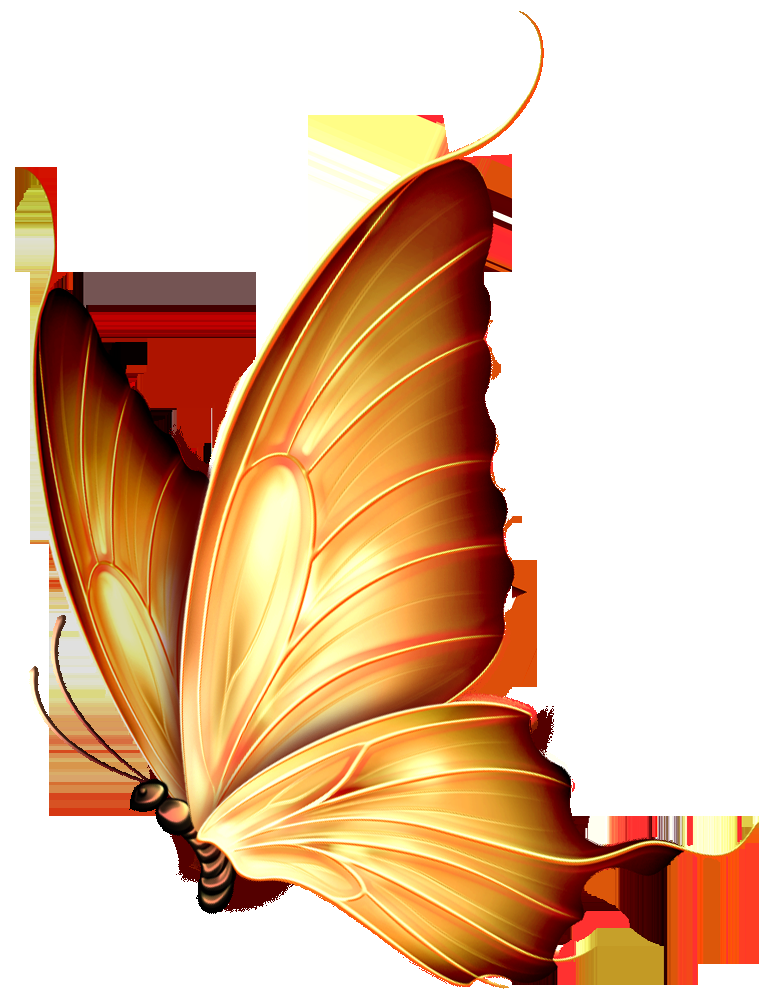
#> input picture photo.png, 782 x 1000 px
$ python harris.py   (older library calls are emulated)
#> lines starting #> are read from the running program, lines starting #| are printed output that depends on the picture; after the words box and inside, x2 and y2 are one past the last pixel; in counts of white or black regions, pixels touching at a corner belong together
import cv2
import numpy as np

def manual_harris(img_path,k=0.04,thresh=1e-5):
#> called with img_path = 'photo.png', k = 0.04, thresh = 1e-05
    img=cv2.imread(img_path)
#> img is the input picture: shape (1000, 782, 3); mean B, G, R 163.6, 192.4, 226.9
    gray=cv2.cvtColor(img,cv2.COLOR_BGR2GRAY)
    gray=np.float32(gray)

    Ix=cv2.Sobel(gray,cv2.CV_64F,1,0)
    Iy=cv2.Sobel(gray,cv2.CV_64F,0,1)
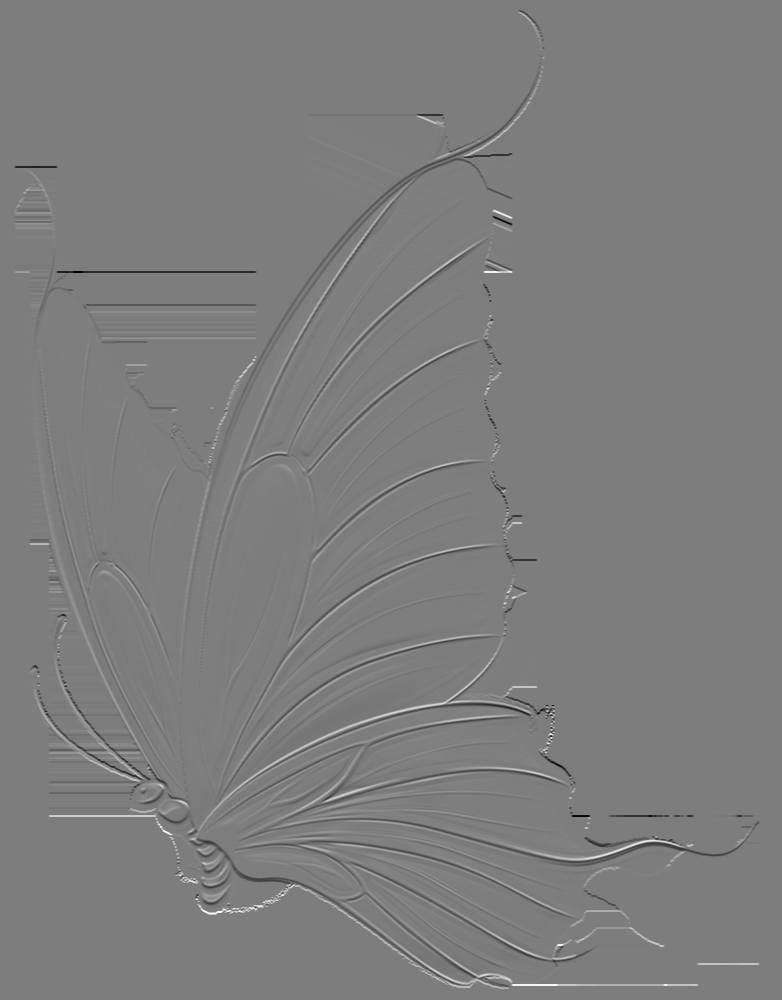
#> Iy: shape (1000, 782) float64; min -995, max 1020, mean 0; drawn with min black and max white

    Ixx=Ix*Iy
    Iyy=Iy*Iy
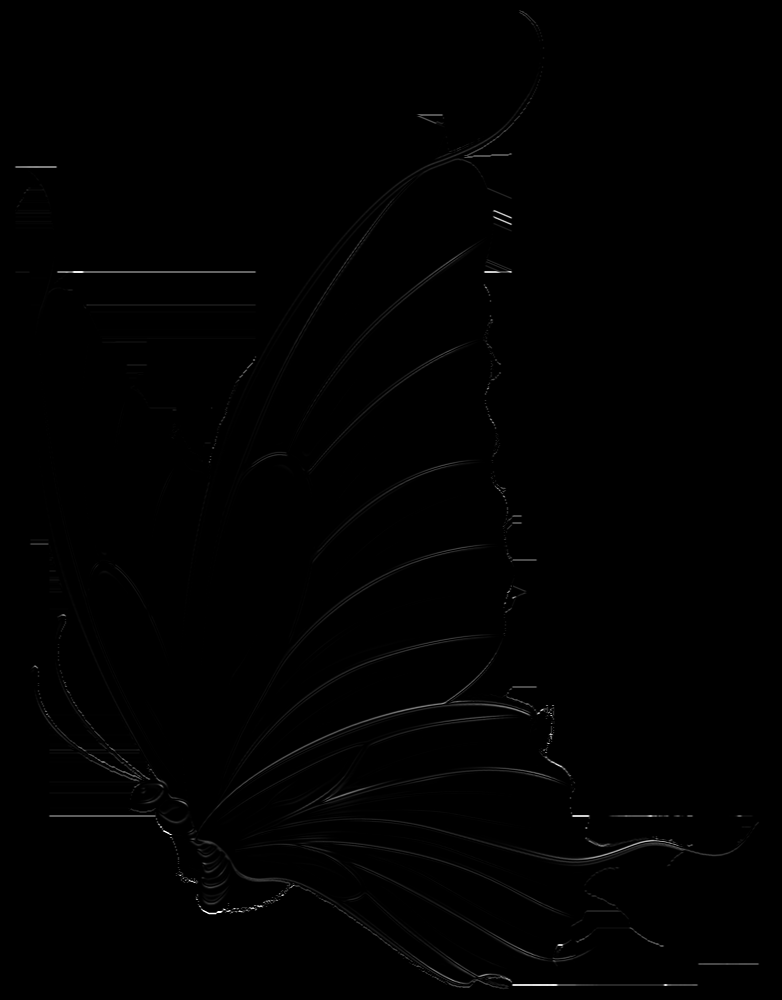
#> Iyy: shape (1000, 782) float64; min 0, max 1040400, mean 4856.2; drawn with min black and max white
    Ixy=Ix*Iy

    detM=Ixx*Iyy-Ixy**2
    traceM=Ixx+Iyy
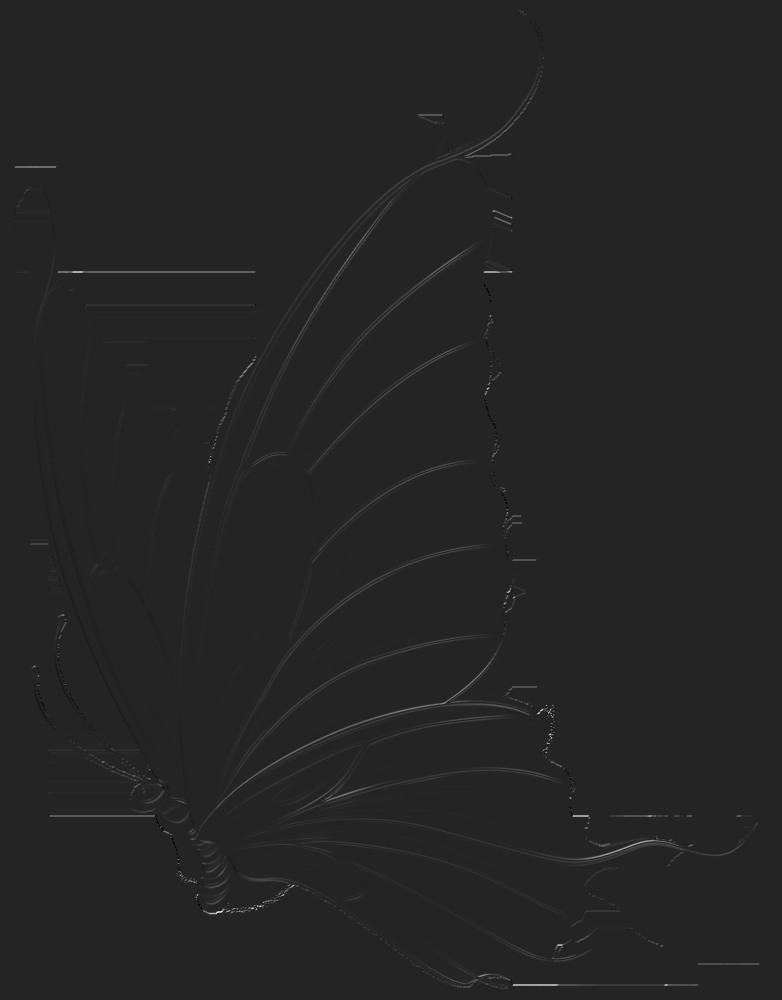
#> traceM: shape (1000, 782) float64; min -260100, max 1560600, mean 5247.2; drawn with min black and max white
    R=detM-k*(traceM**2)
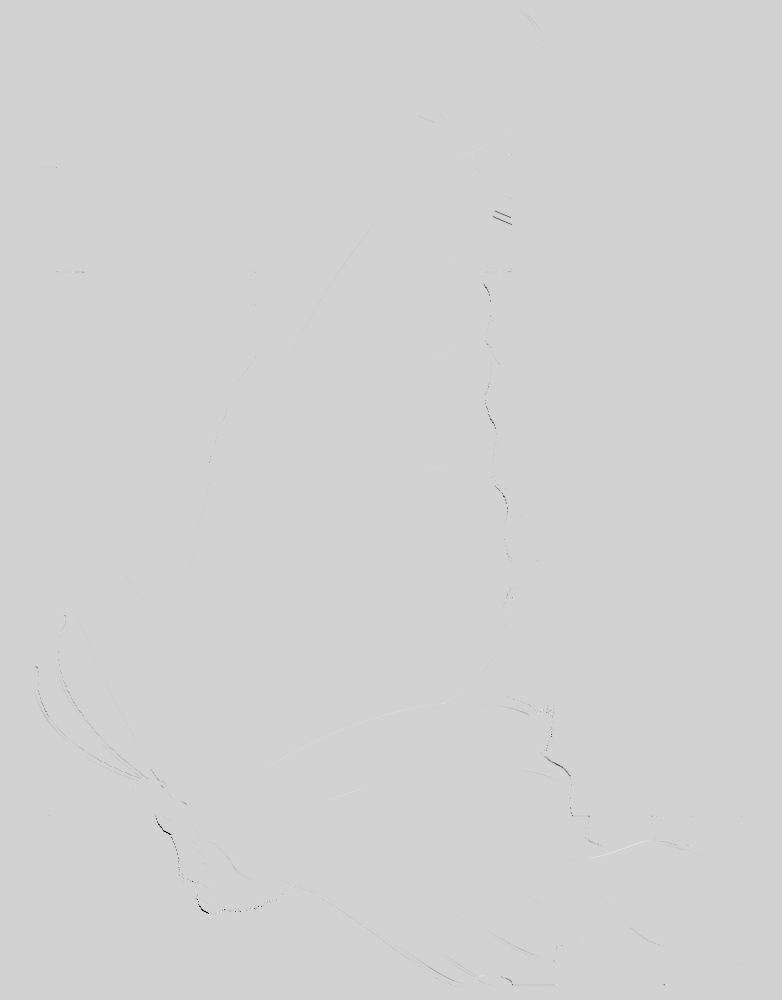
#> R: shape (1000, 782) float64; min -8.23e+11, max 1.73e+11, mean -336281602.9; drawn with min black and max white

    img_copy=img.copy()
    img_copy[R>thresh*R.max()]=[0,0,255]
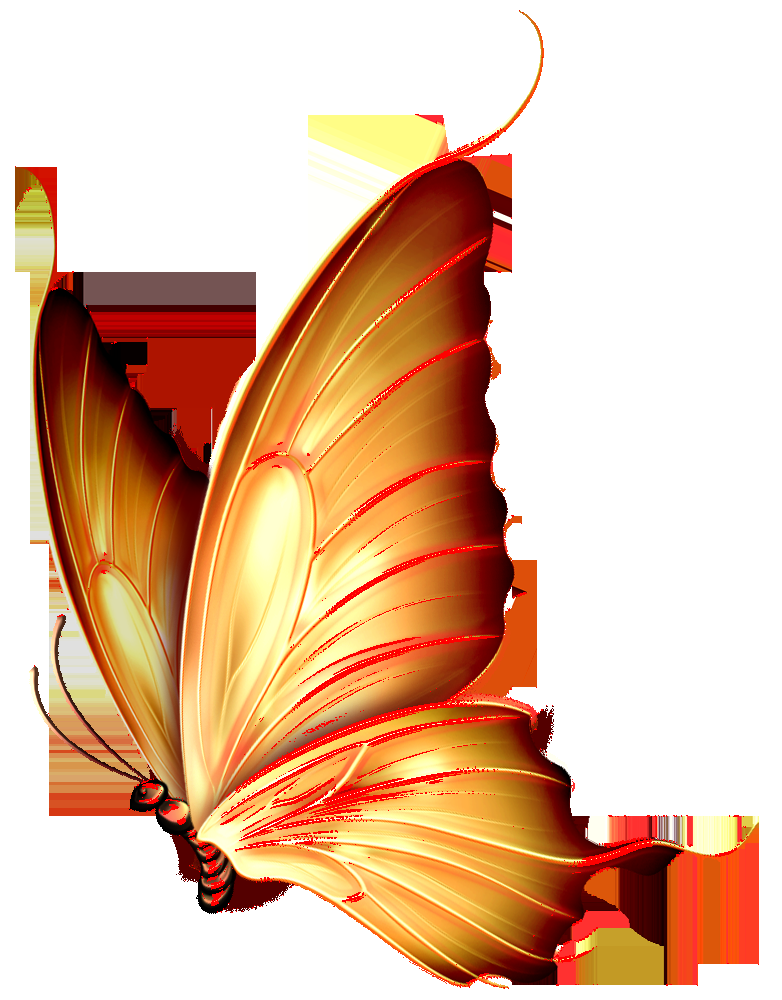
#> img_copy: shape (1000, 782, 3); 2.1% of pixels changed, all inside (x1, y1, x2, y2) = (15, 10, 759, 989)
    cv2.imwrite('harris_result.png',img_copy)
    return img_copy

if __name__=="__main__":
    manual_harris("photo.png")
